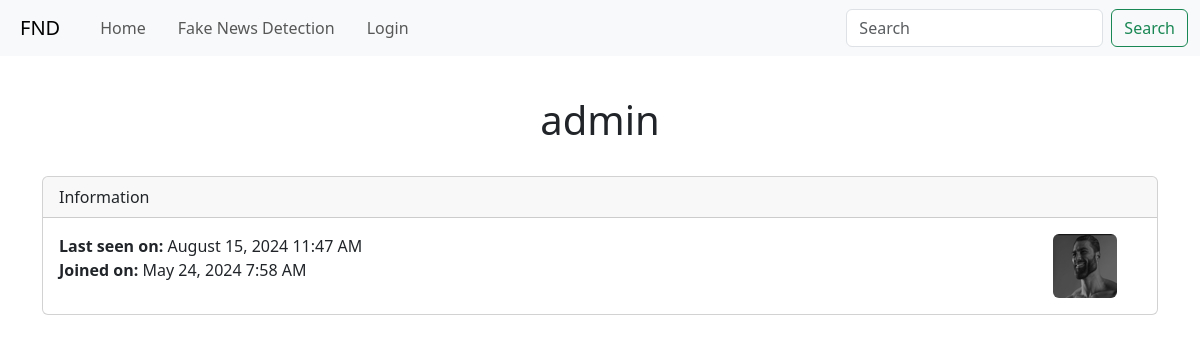
Screenshot of /user/admin/ with the database file from the repository.
### app/models.py (models this page shows, shortened)
class User(UserMixin, db.Model):
    id: so.Mapped[int] = so.mapped_column(primary_key=True)
    username: so.Mapped[str] = so.mapped_column(sa.String(64), index=True, unique=True)
    email: so.Mapped[str] = so.mapped_column(sa.String(120), index=True, unique=True)
    password_hash: so.Mapped[Optional[str]] = so.mapped_column(sa.String(256))
    about_me: so.Mapped[Optional[str]] = so.mapped_column(sa.String(140))
    last_seen: so.Mapped[Optional[datetime]] = so.mapped_column(sa.DateTime(),
                                                                default=lambda: datetime.now(timezone.utc))
    joined: so.Mapped[datetime] = so.mapped_column(sa.DateTime(), default=lambda: datetime.now(timezone.utc))
    admin: so.Mapped[bool] = so.mapped_column(sa.Boolean(), default=False)
    posts: so.WriteOnlyMapped['Post'] = so.relationship('Post',
                                                        back_populates='author',
                                                        passive_deletes=True)
    threads: so.WriteOnlyMapped['Thread'] = so.relationship('Thread',
                                                            back_populates='user',
                                                            passive_deletes=True)
    def avatar(self):
        filepath = os.path.join(f'app/static/img/avatars/{self.id}.png')
        if os.path.isfile(filepath):
            return url_for('static', filename=f'img/avatars/{self.id}.png')
        return url_for('static', filename='img/avatars/default_avatar.png')

### app/main/routes.py (the view)
@bp.route('/user/<username>/', methods=['GET'])
def user(username):
    user = db.first_or_404(sa.select(User).where(User.username == username))
    return render_template('user.html', user=user)

### app/main/routes.py (called while the page is built)
@bp.before_request
def before_request():
    if current_user.is_authenticated:
        current_user.last_seen = datetime.now(timezone.utc)
        db.session.commit()

### app/templates/user.html (shortened to what this page needs)
{% extends "base.html" %}
{% block content %}
    <h1 class="text-center p-4">{{ user.username }}</h1>
    <div class="card">
        <div class="card-header">
            Information
        </div>
        <div class="card-body">
            <div class="row">
                <div class="col-8">
                    <p class="card-text">
                        {% if user.last_seen %}
                            <strong>Last seen on:</strong> {{ moment(user.last_seen).format('LLL') }}<br/>
                        {% endif %}
                        {% if user.joined %}
                            <strong>Joined on:</strong> {{ moment(user.joined).format('LLL') }}<br/>
                        {% endif %}
                    </p>
                </div>
                <div class="col-4">
                    <img src="{{ user.avatar() }}" class="rounded float-end me-4" alt="">
                </div>
            </div>
        </div>
    </div>
{% endblock %}

### rows the page displays
User: username "admin", last_seen "August 15, 2024 11:47 AM", joined "May 24, 2024 7:58 AM"
